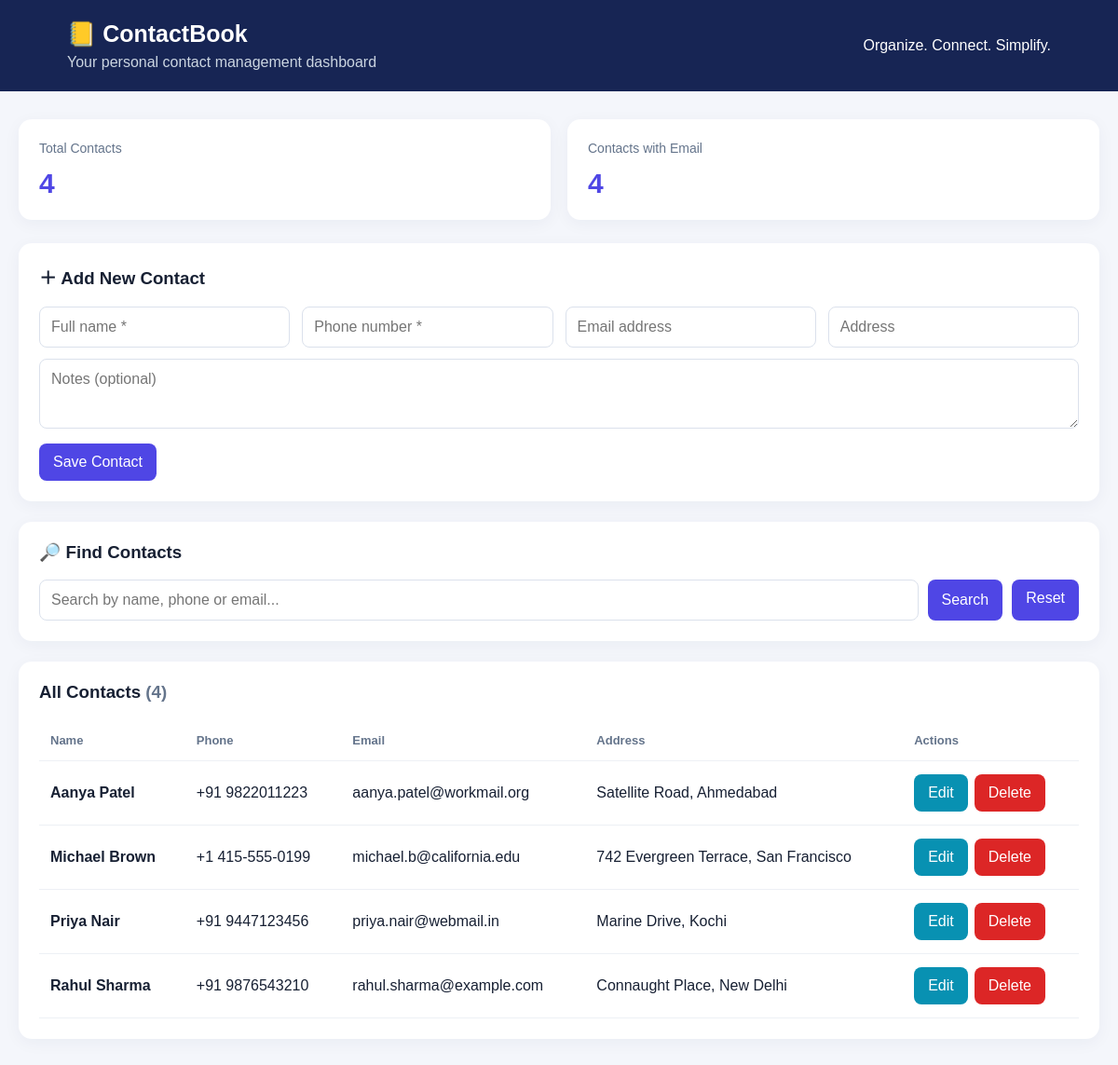
The page / on the database its author committed.
### tables this page shows
CREATE TABLE contacts (
                id INTEGER PRIMARY KEY AUTOINCREMENT,
                name TEXT NOT NULL,
                phone TEXT NOT NULL UNIQUE,
                email TEXT,
                address TEXT,
                notes TEXT,
                created_at TIMESTAMP DEFAULT CURRENT_TIMESTAMP
            );

### web_app.py (the view)
@app.route("/")
def index():
    search = request.args.get("search", "").strip()
    if search:
        contacts = database.search_contacts(search)
    else:
        contacts = database.get_all_contacts()
    stats = database.get_stats()
    return render_template(
        "index.html",
        contacts=contacts,
        stats=stats,
        search=search
    )

### database.py (called while the page is built)
def get_db_path():
    base_dir = os.path.dirname(os.path.abspath(__file__))
    return os.path.join(base_dir, DB_FILENAME)

def get_connection():
    conn = sqlite3.connect(get_db_path())
    conn.row_factory = sqlite3.Row
    return conn

def get_all_contacts(order_by="name ASC"):
    allowed_orders = {
        "name ASC": "name COLLATE NOCASE ASC",
        "name DESC": "name COLLATE NOCASE DESC",
        "id DESC": "id DESC",
        "id ASC": "id ASC"
    }
    order_clause = allowed_orders.get(order_by, "name COLLATE NOCASE ASC")
    with get_connection() as conn:
        cursor = conn.cursor()
        cursor.execute(f"SELECT * FROM contacts ORDER BY {order_clause}")
        rows = cursor.fetchall()
        return [dict(row) for row in rows]

def get_stats():
    with get_connection() as conn:
        cursor = conn.cursor()
        cursor.execute("SELECT COUNT(*) AS total FROM contacts")
        total = cursor.fetchone()["total"]
        cursor.execute("SELECT COUNT(*) AS with_email FROM contacts WHERE email IS NOT NULL AND email != ''")
        with_email = cursor.fetchone()["with_email"]
        return {
            "total_contacts": total,
            "contacts_with_email": with_email,
        }

### templates/index.html (shortened to what this page needs)
<!DOCTYPE html>
<html lang="en">
<head>
</head>
<body>
    <header>
        <div>
            <h1>📒 ContactBook</h1>
            <p>Your personal contact management dashboard</p>
        </div>
        <span>Organize. Connect. Simplify.</span>
    </header>
    <main>
        <section class="stats">
            <div class="card">
                <span>Total Contacts</span>
                <h2>{{ stats.total_contacts }}</h2>
            </div>
            <div class="card">
                <span>Contacts with Email</span>
                <h2>{{ stats.contacts_with_email }}</h2>
            </div>
        </section>
        <section class="panel">
            <h3>＋ Add New Contact</h3>
            <form action="{{ url_for('add') }}" method="post">
                <div class="form-grid">
                    <input name="name" placeholder="Full name *" required>
                    <input name="phone" placeholder="Phone number *" required>
                    <input name="email" type="email" placeholder="Email address">
                    <input name="address" placeholder="Address">
                </div>
                <textarea name="notes" placeholder="Notes (optional)"></textarea>
                <button type="submit">Save Contact</button>
            </form>
        </section>
        <section class="panel">
            <h3>🔎 Find Contacts</h3>
            <form class="search" action="{{ url_for('index') }}" method="get">
                <input name="search" placeholder="Search by name, phone or email..." value="{{ search }}">
                <button type="submit">Search</button>
                <a class="btn" href="{{ url_for('index') }}">Reset</a>
            </form>
        </section>
        <section class="panel">
            <h3>All Contacts <span class="muted">({{ contacts|length }})</span></h3>
            <div class="table-wrap">
                <table>
                    <thead>
                        <tr>
                            <th>Name</th>
                            <th>Phone</th>
                            <th>Email</th>
                            <th>Address</th>
                            <th>Actions</th>
                        </tr>
                    </thead>
                    <tbody>
                        {% for c in contacts %}
                        <tr>
                            <td><strong>{{ c.name }}</strong></td>
                            <td>{{ c.phone }}</td>
                            <td>{{ c.email or '—' }}</td>
                            <td>{{ c.address or '—' }}</td>
                            <td>
                                <div class="actions">
                                    <button type="button" class="edit" onclick="openEdit(this)" data-id="{{ c.id }}"
                                        data-name="{{ c.name }}" data-phone="{{ c.phone }}"
                                        data-email="{{ c.email or '' }}" data-address="{{ c.address or '' }}"
                                        data-notes="{{ c.notes or '' }}">
                                        Edit
                                    </button>
                                    <form action="{{ url_for('delete', contact_id=c.id) }}" method="post"
                                        onsubmit="return confirm('Delete this contact?')">
                                        <button class="delete" type="submit">Delete</button>
                                    </form>
                                </div>
                            </td>
                        </tr>
                        {% else %}
                        <tr>
                            <td colspan="5" class="muted">
                                No contacts found. Add a contact or change your search.
                            </td>
                        </tr>
                        {% endfor %}
                    </tbody>
                </table>
            </div>
        </section>
    </main>
</body>
</html>

### templates/index.html (style rules this page uses)
* { box-sizing: border-box; }
body { margin: 0; font-family: Arial, sans-serif; background: #f4f6fb; color: #172033; }
header { background: #172554; color: white; padding: 22px 6%; display: flex; justify-content: space-between; align-items: center; flex-wrap: wrap; gap: 10px; }
header h1 { margin: 0; font-size: 25px; }
header p { margin: 7px 0 0; color: #cbd5e1; }
main { max-width: 1200px; margin: 30px auto; padding: 0 20px; }
.stats { display: grid; grid-template-columns: repeat(auto-fit, minmax(180px, 1fr)); gap: 18px; margin-bottom: 25px; }
.card, .panel { background: white; border-radius: 14px; padding: 22px; box-shadow: 0 4px 18px #1725540c; }
.card span { color: #64748b; font-size: 14px; }
.card h2 { margin: 12px 0 0; font-size: 30px; color: #4f46e5; }
.panel { margin-bottom: 22px; }
h3 { margin-top: 0; }
.form-grid { display: grid; grid-template-columns: repeat(auto-fit, minmax(200px, 1fr)); gap: 13px; }
input, textarea { width: 100%; padding: 12px; border: 1px solid #dbe1ec; border-radius: 8px; font: inherit; margin-bottom: 12px; }
textarea { min-height: 75px; resize: vertical; }
button, .btn { border: 0; padding: 11px 15px; border-radius: 8px; background: #4f46e5; color: white; cursor: pointer; font: inherit; text-decoration: none; display: inline-block; }
.search { display: flex; gap: 10px; }
.search input { margin: 0; }
.table-wrap { overflow-x: auto; }
table { width: 100%; border-collapse: collapse; min-width: 650px; }
th, td { padding: 14px 12px; text-align: left; border-bottom: 1px solid #edf0f5; }
th { color: #64748b; font-size: 13px; }
.actions { display: flex; gap: 7px; flex-wrap: wrap; }
.edit { background: #0891b2; }
.delete { background: #dc2626; }
.muted { color: #64748b; }

### rows shown on the page
contacts: name "Aanya Patel", phone "+91 9822011223", email "aanya.patel@workmail.org", address "Satellite Road, Ahmedabad"
contacts: name "Michael Brown", phone "+1 415-555-0199", email "michael.b@california.edu", address "742 Evergreen Terrace, San Francisco"
contacts: name "Priya Nair", phone "+91 9447123456", email "priya.nair@webmail.in", address "Marine Drive, Kochi"
contacts: name "Rahul Sharma", phone "+91 9876543210", email "rahul.sharma@example.com", address "Connaught Place, New Delhi"

### other values the page prints
{{ stats.total_contacts }} "4"
{{ stats.contacts_with_email }} "4"
{{ contacts|length }} "4"
